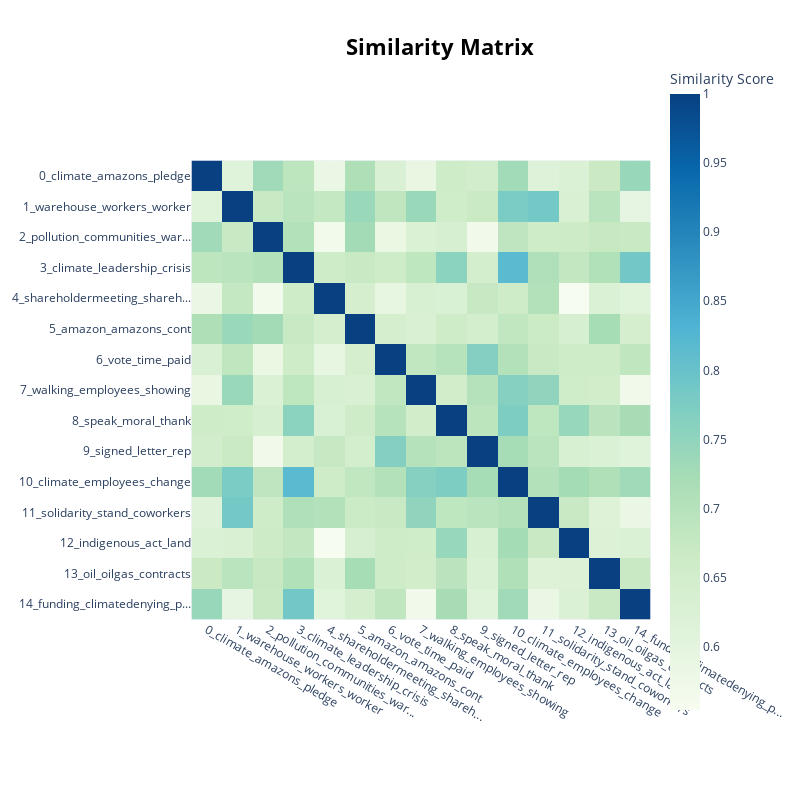

This figure's notebook cell:
### Code cell
model.visualize_heatmap()

### Figure 1 — Plotly figure (JSON) as saved in the notebook; plotly's stock layout.template omitted (floating-point values rounded to 4 significant figures; data arrays with more than 128 entries replaced by an {"elided": "..."} marker saying what was removed)
{"data": [{"coloraxis": "coloraxis", "hovertemplate": "x: %{x}<br>y: %{y}<br>Similarity Score: %{z}<extra></extra>", "name": "0", "type": "heatmap", "x": ["0_climate_amazons_pledge", "1_warehouse_workers_worker", "2_pollution_communities_war...", "3_climate_leadership_crisis", "4_shareholdermeeting_shareh...", "5_amazon_amazons_cont", "6_vote_time_paid", "7_walking_employees_showing", "8_speak_moral_thank", "9_signed_letter_rep", "10_climate_employees_change", "11_solidarity_stand_coworkers", "12_indigenous_act_land", "13_oil_oilgas_contracts", "14_funding_climatedenying_p..."], "xaxis": "x", "y": ["0_climate_amazons_pledge", "1_warehouse_workers_worker", "2_pollution_communities_war...", "3_climate_leadership_crisis", "4_shareholdermeeting_shareh...", "5_amazon_amazons_cont", "6_vote_time_paid", "7_walking_employees_showing", "8_speak_moral_thank", "9_signed_letter_rep", "10_climate_employees_change", "11_solidarity_stand_coworkers", "12_indigenous_act_land", "13_oil_oilgas_contracts", "14_funding_climatedenying_p..."], "yaxis": "y", "z": {"elided": "15x15 float values"}}], "layout": {"coloraxis": {"colorbar": {"title": {"text": "Similarity Score"}}, "colorscale": [[0, "rgb(247,252,240)"], [0.125, "rgb(224,243,219)"], [0.25, "rgb(204,235,197)"], [0.375, "rgb(168,221,181)"], [0.5, "rgb(123,204,196)"], [0.625, "rgb(78,179,211)"], [0.75, "rgb(43,140,190)"], [0.875, "rgb(8,104,172)"], [1, "rgb(8,64,129)"]]}, "height": 800, "hoverlabel": {"bgcolor": "white", "font": {"family": "Rockwell", "size": 16}}, "legend": {"title": {"text": "Trend"}}, "margin": {"t": 60}, "showlegend": true, "title": {"font": {"color": "Black", "size": 22}, "text": "<b>Similarity Matrix", "x": 0.55, "xanchor": "center", "y": 0.95, "yanchor": "top"}, "width": 800, "xaxis": {"anchor": "y", "constrain": "domain", "domain": [0, 1], "scaleanchor": "y"}, "yaxis": {"anchor": "x", "autorange": "reversed", "constrain": "domain", "domain": [0, 1]}}}
